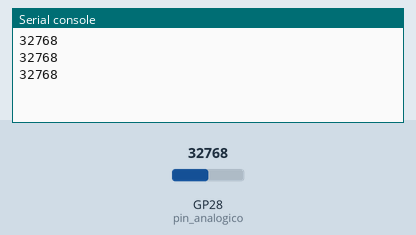
Bench run of a program on a simulated Raspberry Pi Pico running MicroPython. Parts: the last lines printed to the serial console. The test bench sets the inputs (shaded band); at power-on: GP28 (pin_analogico) = 32768 (analog values on the 0–65535 scale).

Above: at 1.2 s.
1.3 s: GP28 (pin_analogico) set to 45874
At 1.9 s:
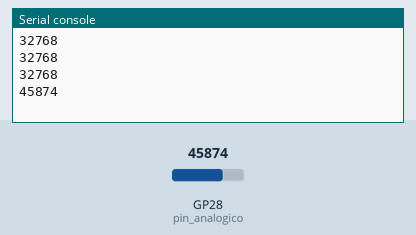
2.8 s: GP28 (pin_analogico) set to 57670
At 3.4 s:
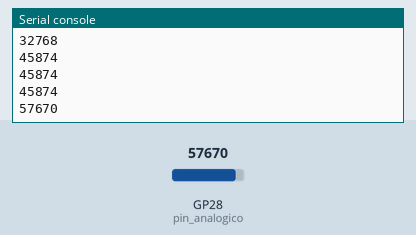
Timing chart, 0 to 5.8 s (numbered marks = the images above; inputs shaded):
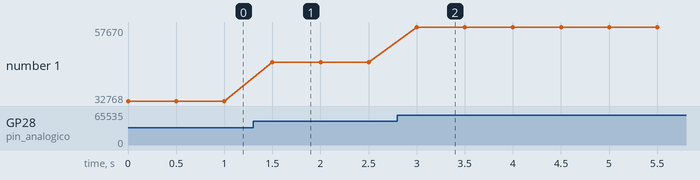

Measured:
- after the input at 1.3 s, the serial console: prints a new line after 0.20 s (image 1)
- after the input at 2.8 s, the serial console: prints a new line after 0.20 s (image 2)
- plotted number 1: 32768 → 45874 after the input at 1.3 s, 45874 → 57670 after the input at 2.8 s

The program:

Codigo1.py
```python
from machine import ADC, Pin
import time

# Crear una variable con el pin ADC.
pin_analogico = ADC(Pin(28))

# Definir la variable espera.
espera = 500

while True:

    # Leer el valor analógico con el ADC.
    valorLeido = pin_analogico.read_u16()

    # Imprimir el valor leido por el ADC.
    # print es una funcion para mostrar mensajes en consola.

    print(valorLeido)

    # Aplicar una espera.
    time.sleep_ms(espera)
```
